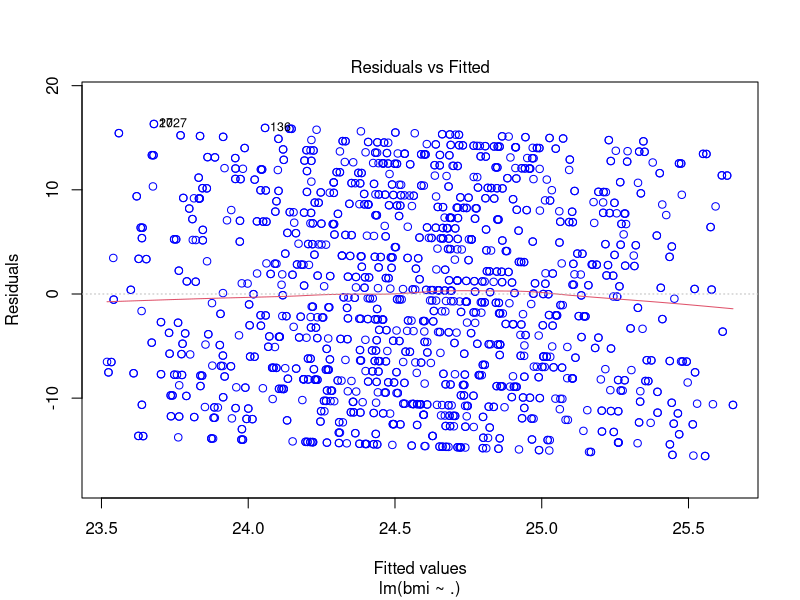
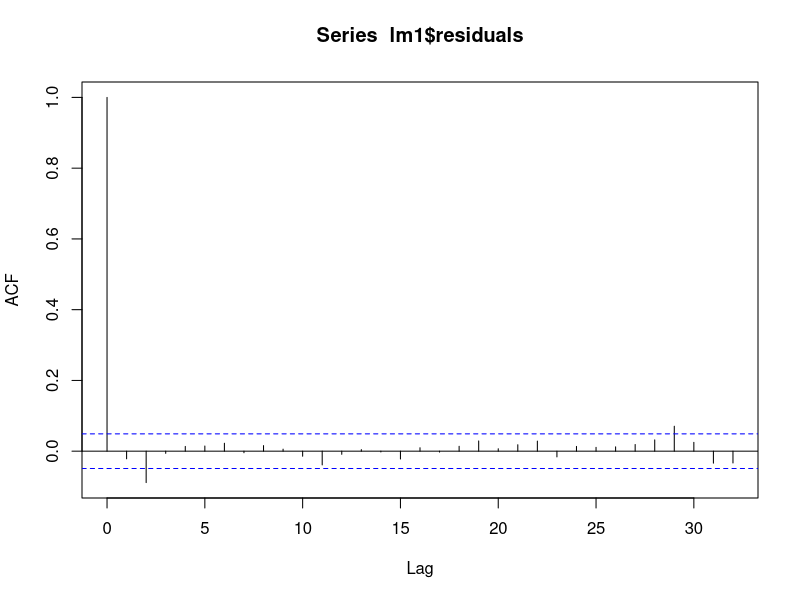
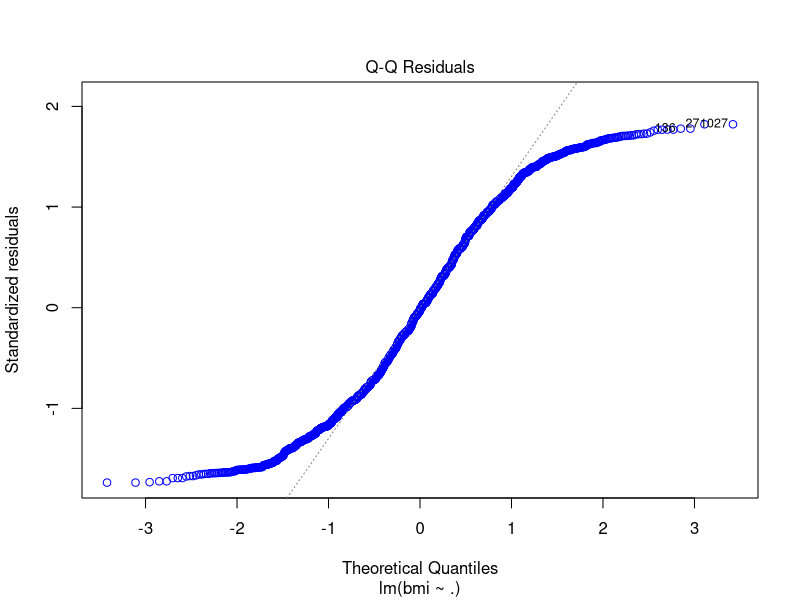
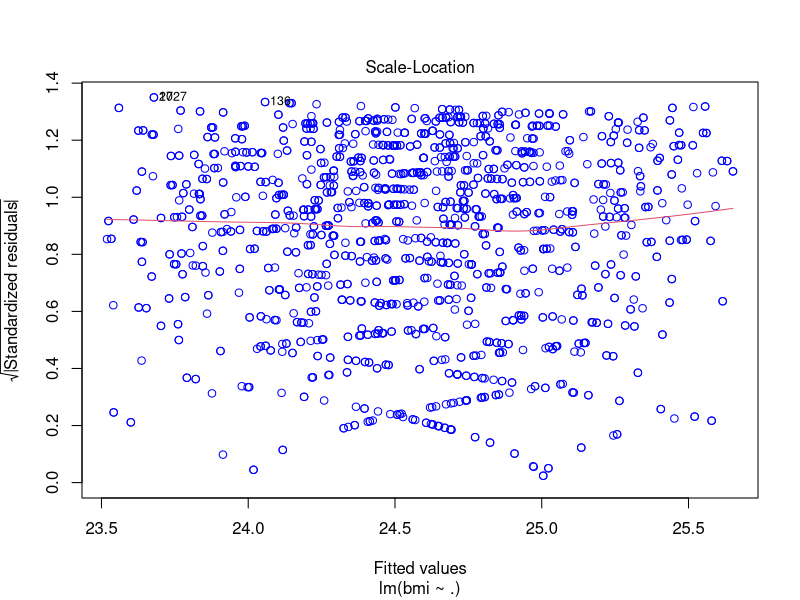

Here is the R script that generated these plots, in order:
## ---- chunk 1
knitr::opts_chunk$set(echo = TRUE)
## ---- chunk 2
age <- sample(0:99,size = 1000, replace =T)


## ---- chunk 3
bmi <- sample(10:40, size = 1000, replace = T)
## ---- chunk 4
sex <- rep(c(0,1),1000,repace=T)


## ---- chunk 5
sn <- c(1:1000)
df <- data.frame(sn,bmi,age,sex)
head(df)
## ---- chunk 6
set.seed(11)
nd = sample(2,nrow(df), replace= T,prob = c(0.8,0.2))
train_data <- df[nd ==1,]
test_data <- df[nd==2, ]
## ---- chunk 7
lm1 <- lm(bmi~.,data = train_data)
summary(lm1)
## ---- chunk 8
plot(lm1, which = 1, col= c("blue"))
## ---- chunk 9
summary(lm1$residuals)
## ---- chunk 10
acf(lm1$residuals)
## ---- chunk 11
library(car)
durbinWatsonTest(lm1)
## ---- chunk 12
plot(lm1, which = 2, col = c("blue"))
## ---- chunk 13
shapiro.test(lm1$residuals)
## ---- chunk 14
plot(lm1,which = 3, col= c("blue"))
## ---- chunk 15
library(lmtest)
bptest(lm1)
## ---- chunk 16
pred <- predict(lm1, data = test_data)
length(pred)
## ---- chunk 17
length(test_data$bmi)
## ---- chunk 18
library('caret')
data.frame(R2 = R2(pred, 
train_data$bmi),
RMSE = RMSE(pred, 
train_data$bmi),
MAE = MAE(pred, 
train_data$bmi))



